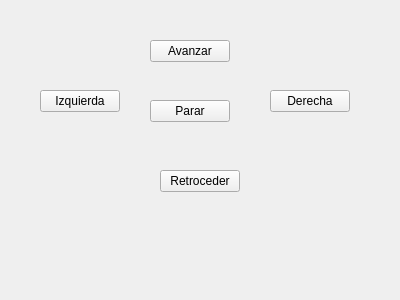
<?xml version="1.0" encoding="UTF-8"?>
<ui version="4.0">
 <class>Controlador</class>
 <widget class="QWidget" name="Controlador">
  <property name="geometry">
   <rect>
    <x>0</x>
    <y>0</y>
    <width>400</width>
    <height>300</height>
   </rect>
  </property>
  <property name="windowTitle">
   <string>Form</string>
  </property>
  <widget class="QPushButton" name="pbAvanzar">
   <property name="geometry">
    <rect>
     <x>150</x>
     <y>40</y>
     <width>80</width>
     <height>22</height>
    </rect>
   </property>
   <property name="text">
    <string>Avanzar</string>
   </property>
  </widget>
  <widget class="QPushButton" name="pbIzquierda">
   <property name="geometry">
    <rect>
     <x>40</x>
     <y>90</y>
     <width>80</width>
     <height>22</height>
    </rect>
   </property>
   <property name="text">
    <string>Izquierda</string>
   </property>
  </widget>
  <widget class="QPushButton" name="pbDerecha">
   <property name="geometry">
    <rect>
     <x>270</x>
     <y>90</y>
     <width>80</width>
     <height>22</height>
    </rect>
   </property>
   <property name="text">
    <string>Derecha</string>
   </property>
  </widget>
  <widget class="QPushButton" name="pbRetroceder">
   <property name="geometry">
    <rect>
     <x>160</x>
     <y>170</y>
     <width>80</width>
     <height>22</height>
    </rect>
   </property>
   <property name="text">
    <string>Retroceder</string>
   </property>
  </widget>
  <widget class="QPushButton" name="pbParar">
   <property name="geometry">
    <rect>
     <x>150</x>
     <y>100</y>
     <width>80</width>
     <height>22</height>
    </rect>
   </property>
   <property name="text">
    <string>Parar</string>
   </property>
  </widget>
 </widget>
 <resources/>
 <connections/>
</ui>
